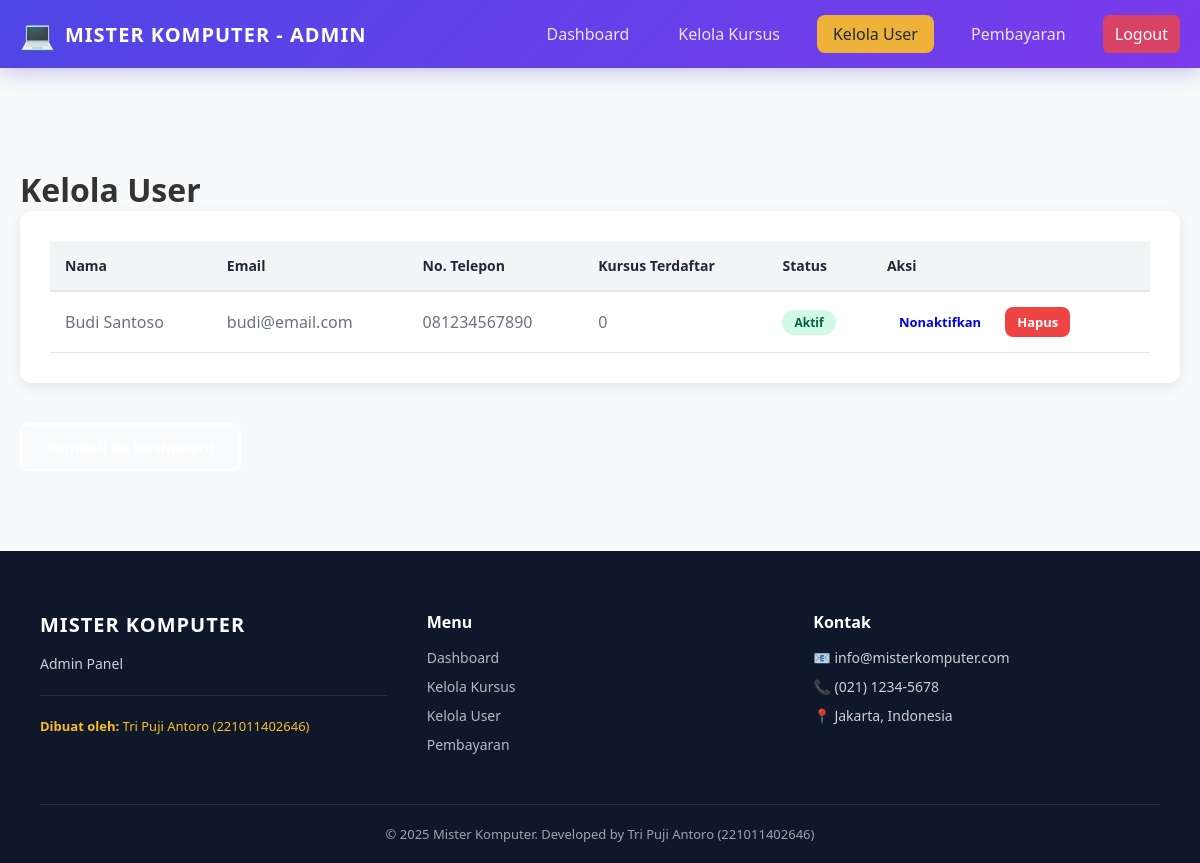
The page /admin/manage-users.php (signed in) on the database its author committed.
### tables this page shows
CREATE TABLE IF NOT EXISTS users (
    id_user INT AUTO_INCREMENT PRIMARY KEY,
    nama_lengkap VARCHAR(100) NOT NULL,
    email VARCHAR(100) NOT NULL UNIQUE,
    password VARCHAR(255) NOT NULL,
    no_telepon VARCHAR(15) NOT NULL,
    alamat TEXT,
    role ENUM('user', 'admin') DEFAULT 'user',
    status ENUM('aktif', 'nonaktif') DEFAULT 'aktif',
    created_at TIMESTAMP DEFAULT CURRENT_TIMESTAMP,
    updated_at TIMESTAMP DEFAULT CURRENT_TIMESTAMP ON UPDATE CURRENT_TIMESTAMP
);

### admin/manage-users.php (the view, shortened to what this page needs)
<?php include '../config/koneksi.php';
?>
<!DOCTYPE html>
<html>
<head>
    <link rel="stylesheet" href="../assets/css/style.css">
</head>
<body>
<nav class="navbar">
    <div class="nav-container">
        <div class="nav-logo">
            <span class="logo-icon">💻</span>
            <h1>MISTER KOMPUTER - ADMIN</h1>
        </div>
        <ul class="nav-menu">
            <li><a href="dashboard.php" class="nav-link">Dashboard</a></li>
            <li><a href="manage-courses.php" class="nav-link">Kelola Kursus</a></li>
            <li><a href="manage-users.php" class="nav-link active btn-nav">Kelola User</a></li>
            <li><a href="manage-payments.php" class="nav-link">Pembayaran</a></li>
            <li><a href="../auth/logout.php" class="nav-link btn-logout">Logout</a></li>
        </ul>
    </div>
</nav>
<div class="container" style="margin-top: 100px; margin-bottom: 50px;">
    <h1>Kelola User</h1>
    <div class="admin-list-section">
        <table>
            <thead>
                <tr>
                    <th>Nama</th>
                    <th>Email</th>
                    <th>No. Telepon</th>
                    <th>Kursus Terdaftar</th>
                    <th>Status</th>
                    <th>Aksi</th>
                </tr>
            </thead>
            <tbody>
                <?php
                $users = mysqli_query($koneksi, "SELECT u.*, COUNT(e.id_enrollment) as jumlah_kursus
                FROM users u LEFT JOIN enrollments e ON u.id_user = e.id_user
                WHERE u.role = 'user'
                GROUP BY u.id_user ORDER BY u.created_at DESC");
                while ($row = mysqli_fetch_assoc($users)):
                ?>
                <tr>
                    <td><?php echo htmlspecialchars($row['nama_lengkap']); ?></td>
                    <td><?php echo htmlspecialchars($row['email']); ?></td>
                    <td><?php echo htmlspecialchars($row['no_telepon']); ?></td>
                    <td><?php echo $row['jumlah_kursus']; ?></td>
                    <td>
                        <?php
                        if ($row['status'] == 'aktif') {
                            echo '<span class="badge badge-success">Aktif</span>';
                        } else {
                            echo '<span class="badge badge-danger">Nonaktif</span>';
                        }
                        ?>
                    </td>
                    <td>
                        <a href="manage-users.php?update_status=<?php echo $row['id_user']; ?>&status=<?php echo $row['status']; ?>" class="btn btn-small">
                            <?php echo $row['status'] == 'aktif' ? 'Nonaktifkan' : 'Aktifkan'; ?>
                        </a>
                        <a href="manage-users.php?delete=<?php echo $row['id_user']; ?>" class="btn btn-small btn-danger" onclick="return confirm('Yakin hapus user ini?');">Hapus</a>
                    </td>
                </tr>
                <?php endwhile; ?>
            </tbody>
        </table>
    </div>
    <div style="margin-top: 40px;">
        <a href="dashboard.php" class="btn btn-secondary">Kembali ke Dashboard</a>
    </div>
</div>
<footer class="footer-main">
    <div class="footer-container">
        <div class="footer-content">
            <h3>MISTER KOMPUTER</h3>
            <p>Admin Panel</p>
            <div class="footer-info">
                <p><strong>Dibuat oleh:</strong> Tri Puji Antoro (221011402646)</p>
            </div>
        </div>
        <div class="footer-links">
            <h4>Menu</h4>
            <ul>
                <li><a href="dashboard.php">Dashboard</a></li>
                <li><a href="manage-courses.php">Kelola Kursus</a></li>
                <li><a href="manage-users.php">Kelola User</a></li>
                <li><a href="manage-payments.php">Pembayaran</a></li>
            </ul>
        </div>
        <div class="footer-contact">
            <h4>Kontak</h4>
            <ul>
                <li>📧 info@misterkomputer.com</li>
                <li>📞 (021) 1234-5678</li>
                <li>📍 Jakarta, Indonesia</li>
            </ul>
        </div>
    </div>
    <div class="footer-bottom">
        <p>&copy; 2025 Mister Komputer. Developed by Tri Puji Antoro (221011402646)</p>
    </div>
</footer>
</body>
</html>

### assets/css/style.css (style rules this page uses)
* { margin: 0; padding: 0; box-sizing: border-box; }
html { scroll-behavior: smooth; }
body { font-family: "Segoe UI", Tahoma, Geneva, Verdana, sans-serif; background-color: #f8f9fa; color: #333; }
.navbar { position: sticky; top: 0; width: 100%; background: linear-gradient(135deg, #4f46e5 0%, #7c3aed 100%); padding: 15px 0; box-shadow: 0 4px 20px rgba(79, 70, 229, 0.3); z-index: 1000; }
.nav-container { max-width: 1200px; margin: 0 auto; padding: 0 20px; display: flex; justify-content: space-between; align-items: center; }
.nav-logo { display: flex; align-items: center; gap: 10px; color: white; font-weight: bold; }
.nav-logo h1 { font-size: 20px; letter-spacing: 1px; margin: 0; }
.logo-icon { font-size: 28px; }
.nav-menu { display: flex; list-style: none; gap: 25px; align-items: center; flex-wrap: wrap; }
.nav-link { color: rgba(255, 255, 255, 0.85); text-decoration: none; font-weight: 500; transition: all 0.3s ease; padding: 8px 12px; border-radius: 6px; }
.nav-link:hover, .nav-link.active { color: white; }
.nav-link.active { background: rgba(251, 191, 36, 0.3); }
.btn-nav { background: rgba(251, 191, 36, 0.9) !important; color: #1f2937 !important; padding: 8px 16px !important; border-radius: 8px; }
.btn-logout { background: rgba(239, 68, 68, 0.8) !important; color: white !important; }
.container { max-width: 1200px; margin: 0 auto; padding: 0 20px; }
.btn { display: inline-block; padding: 12px 24px; border-radius: 8px; text-decoration: none; font-weight: 600; transition: all 0.3s ease; cursor: pointer; border: none; font-size: 15px; }
.btn-secondary { background: rgba(255, 255, 255, 0.25); color: white; border: 2px solid white; }
.btn-small { padding: 6px 12px; font-size: 13px; }
.btn-danger { background: #ef4444; color: white; }
.badge { display: inline-block; padding: 4px 12px; border-radius: 20px; font-size: 12px; font-weight: 600; }
.badge-success { background: #d1fae5; color: #065f46; }
.admin-list-section { background: white; border-radius: 12px; padding: 30px; box-shadow: 0 4px 15px rgba(0, 0, 0, 0.08); margin-bottom: 40px; }
.admin-list-section table { width: 100%; border-collapse: collapse; overflow-x: auto; }
.admin-list-section table thead { background: #f3f4f6; }
.admin-list-section table th { padding: 15px; text-align: left; color: #1f2937; font-weight: 600; border-bottom: 2px solid #e5e7eb; font-size: 14px; }
.admin-list-section table td { padding: 15px; color: #6b7280; border-bottom: 1px solid #e5e7eb; }
.admin-list-section table td a { margin-right: 8px; }
.footer-main { background: #0f172a; color: rgba(255, 255, 255, 0.8); padding: 60px 40px 20px; margin-top: 80px; }
.footer-container { max-width: 1200px; margin: 0 auto; display: grid; grid-template-columns: repeat(auto-fit, minmax(250px, 1fr)); gap: 40px; margin-bottom: 40px; }
.footer-content h3 { font-size: 20px; color: white; margin-bottom: 15px; letter-spacing: 1px; }
.footer-content p { font-size: 14px; line-height: 1.6; margin-bottom: 15px; }
.footer-info { margin-top: 20px; padding-top: 20px; border-top: 1px solid rgba(255, 255, 255, 0.1); }
.footer-info p { font-size: 13px; margin-bottom: 8px; color: #fbbf24; }
.footer-links h4, .footer-contact h4 { color: white; margin-bottom: 15px; font-size: 16px; }
.footer-links ul, .footer-contact ul { list-style: none; }
.footer-links li, .footer-contact li { margin-bottom: 10px; font-size: 14px; }
.footer-links a { color: rgba(255, 255, 255, 0.7); text-decoration: none; transition: color 0.3s; }
.footer-bottom { text-align: center; padding-top: 20px; border-top: 1px solid rgba(255, 255, 255, 0.1); font-size: 13px; color: rgba(255, 255, 255, 0.6); }

### rows shown on the page
users: nama_lengkap "Budi Santoso", email "budi@email.com", no_telepon "081234567890", jumlah_kursus "0", status "Aktif"
